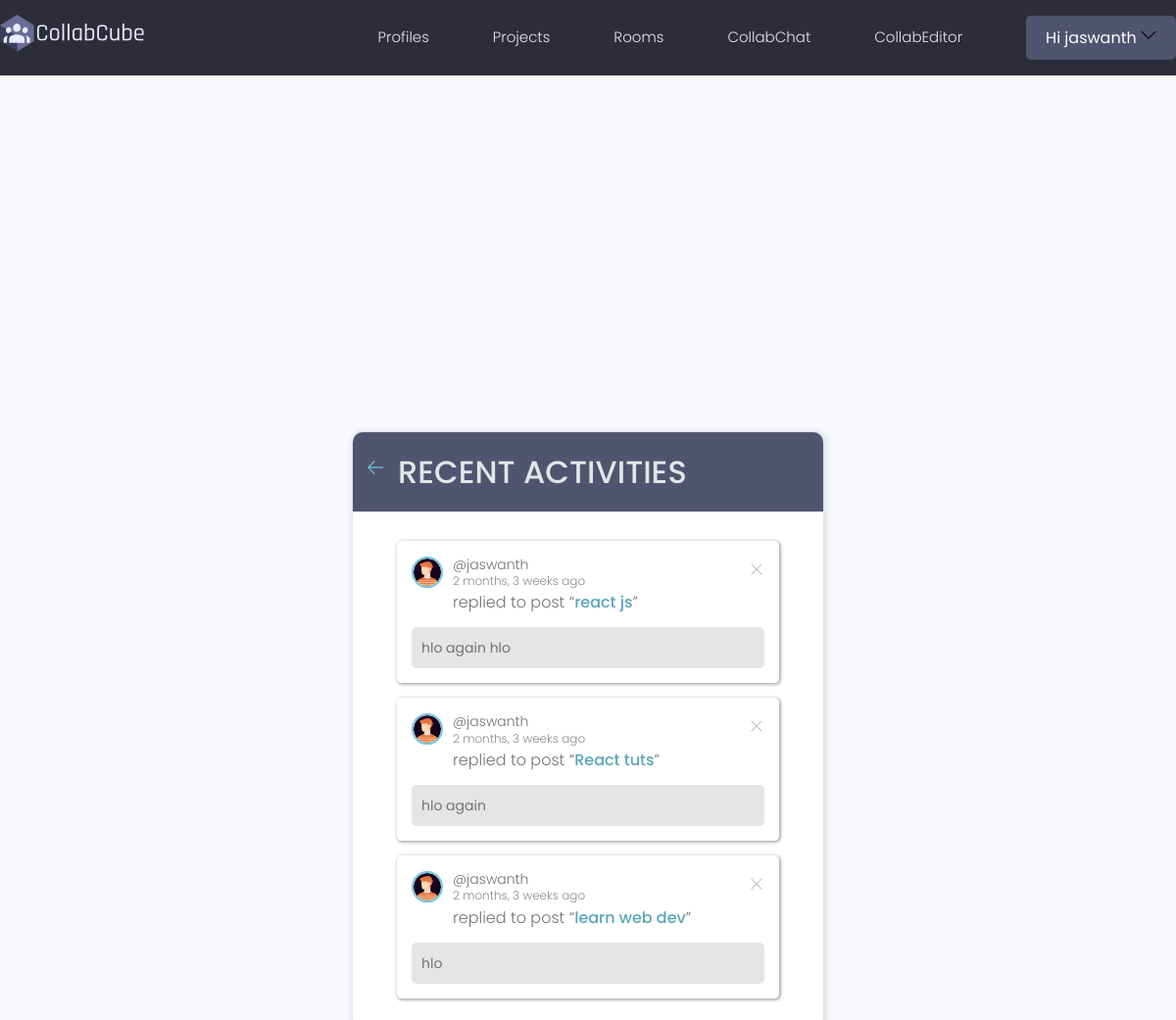
Page /rooms/activity/ (signed in) on the committed database.
### rooms/models.py (models this page shows, shortened)
class RoomMessage(models.Model):
    user = models.ForeignKey(Profile, on_delete=models.CASCADE)
    room = models.ForeignKey(Room, on_delete=models.CASCADE)
    body = models.TextField()
    updated = models.DateTimeField(auto_now=True)
    created = models.DateTimeField(auto_now_add=True)
    class Meta:
        ordering = ['updated', 'created']

class Room(models.Model):
    host = models.ForeignKey(Profile, on_delete=models.SET_NULL, null=True)
    topic = models.ForeignKey(Topic, on_delete=models.SET_NULL, null=True)
    name = models.CharField(max_length=200)
    description = models.TextField(null=True, blank=True)
    password = models.CharField(max_length=20)
    participants = models.ManyToManyField(Profile, related_name='participants', blank=True)
    updated = models.DateTimeField(auto_now=True)
    created = models.DateTimeField(auto_now_add=True)
    id = models.UUIDField(default=uuid.uuid4, unique=True,editable=False, primary_key=True)
    class Meta:
        ordering = ['-updated', '-created']
    def __str__(self):
        return self.name

### users/models.py (models this page shows, shortened)
class Profile(models.Model):
    user = models.OneToOneField(User, on_delete= models.CASCADE, null=True,blank= True)
    name = models.CharField(max_length=200,null=True)
    email = models.EmailField(unique=True,max_length=300,null=True)
    username = models.CharField(max_length=200,unique=True,null=True)
    ROLE_TYPE =(
        ('faculty','Faculty'),
        ('student','Student')
    )
    role = models.CharField(max_length=200,choices=ROLE_TYPE,null=True)
    facultyid_or_studentid = models.CharField(max_length=200,unique=True,null=True)
    short_intro = models.CharField(max_length=200,null=True)
    bio = models.TextField(blank=True, null = True)
    profile_image= models.ImageField(default= 'profiles/male.png',null=True, upload_to ='profiles/')
    social_github = models.CharField(max_length=200,null=True,blank=True)
    social_linkedin = models.CharField(max_length=200,null=True,blank=True)
    social_website = models.CharField(max_length=200,null=True,blank=True)
    social_twitter = models.CharField(max_length=200,null=True,blank=True)
    created = models.DateTimeField(auto_now_add=True)
    id = models.UUIDField(default=uuid.uuid4, unique=True, primary_key=True,editable=False)
    def __str__(self):
        return str(self.user.username)
    class Meta:
        ordering = ['-created']

### rooms/views.py (the view)
# urls.py: path('activity/', activityPage, name="activity"),
@login_required(login_url = 'login')
def activityPage(request):
    room_messages = RoomMessage.objects.all()
    return render(request, 'rooms/activity_comp.html', {'room_messages': room_messages})

### rooms/templates/rooms/activity_comp.html
{% extends 'main.html' %}
{% block content %}
<main class="layout1">
  <div class="container1">
    <div class="layout__box1" style="margin-top: 20rem;">
      <div class="layout__boxHeader1">
        <div class="layout__boxTitle1">
          <a href="{% url 'rooms' %}">
            <svg version="1.1" xmlns="http://www.w3.org/2000/svg" width="32" height="32" viewBox="0 0 32 32">
              <title>arrow-left</title>
              <path
                d="M13.723 2.286l-13.723 13.714 13.719 13.714 1.616-1.611-10.96-10.96h27.625v-2.286h-27.625l10.965-10.965-1.616-1.607z">
              </path>
            </svg>
          </a>
          <h3>Recent Activities</h3>
        </div>
      </div>
      <div class="activities-page1 layout__body1">
        {% for message in room_messages %}
        <div class="activities__box1">
          <div class="activities__boxHeader1 roomListRoom__header1">
            <a href="{% url 'user-profile' message.user.id %}" class="roomListRoom__author1">
              <div class="avatar1 avatar--small1">
                <img src="{{message.user.profile_image.url}}" />
              </div>
              <p>
                @{{message.user}}
                <span>{{message.created|timesince}} ago</span>
              </p>
            </a>
            {% if request.user.profile.id == message.user.id %}
            <div class="roomListRoom__actions1">
              <a href="{% url 'delete-message' message.id %}">
                <svg version="1.1" xmlns="http://www.w3.org/2000/svg" width="32" height="32" viewBox="0 0 32 32">
                  <title>remove</title>
                  <path
                    d="M27.314 6.019l-1.333-1.333-9.98 9.981-9.981-9.981-1.333 1.333 9.981 9.981-9.981 9.98 1.333 1.333 9.981-9.98 9.98 9.98 1.333-1.333-9.98-9.98 9.98-9.981z">
                  </path>
                </svg>
              </a>
            </div>
            {% endif %}
          </div>
          <div class="activities__boxContent1">
            <p>replied to post “<a href="{% url 'room' message.room.id %}">{{message.room}}</a>”</p>
            <div class="activities__boxRoomContent1">
              {{message.body}}
            </div>
          </div>
        </div>
        {% endfor %}
      </div>
    </div>
  </div>
</main>
{% endblock content %}

### templates/navbar.html (shortened to what this page needs)
{%load static%}
<header class="header">
    <div class="container container--narrow">
      <a href="{% url 'profiles' %}" class="header__logo">
        <img src="{% static 'images/logo.svg' %}" alt="CollabCube Logo" />
      </a>
      <nav class="header__nav">
        <ul class="header__menu">
          {% if request.user.is_authenticated %}
          <li class="header__menuItem"><a href="{% url 'profiles' %}">Profiles</a></li>
          <li class="header__menuItem"><a href="{% url 'projects' %}">Projects</a></li>
          <li class="header__menuItem"><a href="{% url 'rooms' %}">Rooms</a></li>
          <li class="header__menuItem"><a href="{% url 'lobby' %}">CollabChat</a></li>
          <li class="header__menuItem"><a target="_blank" href="https://collabeditorr.herokuapp.com/" >CollabEditor</a></li>
          <li class="btn btn--sub">
            <div class="header__user1">
              <button class="dropdown-button1 " >Hi {{request.user.username}}
                <svg version="1.1" xmlns="http://www.w3.org/2000/svg" width="16" height="16" viewBox="0 0 32 32" >
                  <path d="M16 21l-13-13h-3l16 16 16-16h-3l-13 13z"></path>
                </svg>
              </button>
            </div>
          </li>
          {% endif%}
        </ul>
      </nav>
    </div>
  </header>

### static/styles/app.css (style rules this page uses)
:root { --color-sub: #2d2d39; }
.btn--sub { background-color: var(--color-sub-light); }
img { width: 100%; }
.header { position: sticky; z-index: 111; background-color: var(--color-sub); padding: 1.5rem 0; }
.header > .container { display: flex; justify-content: space-between; align-items: center; width: 100%; }
.header__logo > img { height: 3.8rem; }
.header__nav > ul { display: inline-flex; align-items: center; list-style: none; gap: 6.5rem; }
.header__menuItem > a { color: var(--color-light); font-weight: 300; }
:root { --color-main1: #71c6dd; --color-main-light1: #e1f6fb; --color-dark1: #3f4156; --color-dark-medium1: #51546e; --color-dark-light1: #696d97; --color-light1: #e5e5e5; --color-gray1: #8b8b8b; --color-light-gray1: #b2bdbd; --color-bg1: #2d2d39; --color-success1: #5dd693; --color-error1: #fc4b0b; }
.container1 { max-width: 120rem; width: 90%; margin: auto; }
.avatar1 { position: relative; display: inline-block; border-radius: 50%; border: 2px solid var(--color-main1); }
.avatar1 img { display: block; border-radius: 50%; object-fit: cover; object-position: center; }
.avatar1::after { content: ""; display: block; position: absolute; z-index: 111; border-radius: 50%; }
.avatar1.avatar--small1 img { width: 2.8rem; height: 2.8rem; }
.avatar1.avatar--small1:after { width: 0.7rem; height: 0.7rem; bottom: 0px; right: -6px; }
.header__logo1, .header__user1 { display: flex; gap: 2rem; align-items: center; }
.dropdown-button1 { background: transparent; border: 0; outline: 0; cursor: pointer; }
.layout1 { margin-top: 0rem; }
.layout1 > .container1 { display: flex; justify-content: space-between; align-items: flex-start; }
.layout__box1 { width: 90%; max-width: 48rem; min-height: 40rem; position: absolute; top: 50%; left: 50%; transform: translate(-50%, -46%); background-color: white; border-radius: 1rem; box-shadow: 1px 1px 6px 3px rgba(0, 0, 0, 0.1); overflow: hidden; }
.layout__boxHeader1 { display: flex; padding: 1.5rem; background-color: var(--color-dark-medium1); }
.layout__boxTitle1 { display: flex; gap: 1.5rem; align-items: center; }
.layout__boxTitle1 h3 { text-transform: uppercase; font-weight: 500; color: var(--color-light1); }
.layout__boxTitle1 svg { width: 1.6rem; height: 1.6rem; fill: var(--color-main1); }
.layout__body1 { margin: 3rem; }
.roomListRoom__header1 { display: flex; justify-content: space-between; align-items: center; }
.roomListRoom__author1 { font-weight: 500; display: flex; align-items: center; gap: 1rem; }
.roomListRoom__actions1 { display: flex; align-items: flex-start; gap: 1rem; position: relative; }
.roomListRoom__actions1 svg { fill: var(--color-main1); width: 1.6rem; height: 1.6rem; }
.activities__box1 { margin: 1.5rem; padding: 1.5rem; box-shadow: 1px 1px 3px 1px rgba(0, 0, 0, 0.3); border-radius: 5px; }
.activities__boxHeader1 p { font-size: 1.4rem; line-height: 1.3; }
.activities__boxHeader1 p span { color: var(--color-gray1); font-size: 1.2rem; display: block; }
.activities__boxContent1 { margin-left: 4.2rem; }
.activities__boxContent1 { font-size: 1.4rem; }
.activities__boxRoomContent1 { background: var(--color-light1); padding: 1rem; border-radius: 5px; margin-top: 1rem; margin-left: -4.2rem; }
.roomListRoom__actions1 svg { fill: var(--color-light-gray1); }

### static/uikit/styles/modules/_variables.css (style rules this page uses)
:root { --color-main: #5aa5b9; --color-main-light: #e6faff; --color-sub: #3f4156; --color-sub-light: #51546e; --color-sub-lighter: #ededfd; --color-text: #737373; --color-gray: #8b8b8b; --color-light: #e5e7eb; --color-light-gray: #767676; --color-bg: #f8fafd; --color-white: #fffefd; --color-white-light: #f3f3f3; --color-success: #359e64; --color-success-bg: #def8e8; --color-error: #fc4b0b; --color-error-bg: #fff2ee; --font-base: 'Poppins', arial, helvetica, 'Segoe UI', roboto, ubuntu, sans-serif; --font-monospace: 'Fira Code', 'Courier New', courier, monospace; --font-regular: 300; --font-medium: 500; --font-bold: 700; --generic-shadow: 1px 1px 5px #00000010; --generic-transition: all 0.3s ease-in-out; }

### static/uikit/styles/modules/_base.css (style rules this page uses)
* { margin: 0; padding: 0; box-sizing: border-box; text-rendering: optimizeLegibility; color: inherit; font-size: inherit; }
html { font-size: 50%; }
@media only screen and (min-width: 480px) { html { font-size: 56.25%; } }
@media only screen and (min-width: 1200px) { html { font-size: 62.5%; } }
body { line-height: 1.6; font-weight: 400; font-size: 1.5rem; color: var(--color-text); background-color: var(--color-bg); min-height: 100vh; }

### rows in the picture
RoomMessage: user.profile_image (picture), user "jaswanth", created "2 months, 3 weeks", room "react js", body "hlo again hlo"
RoomMessage: user.profile_image (picture), user "jaswanth", created "2 months, 3 weeks", room "React tuts", body "hlo again"
RoomMessage: user.profile_image (picture), user "jaswanth", created "2 months, 3 weeks", room "learn web dev", body "hlo"

### other values in the picture
{{ request.user.username }} "jaswanth"
